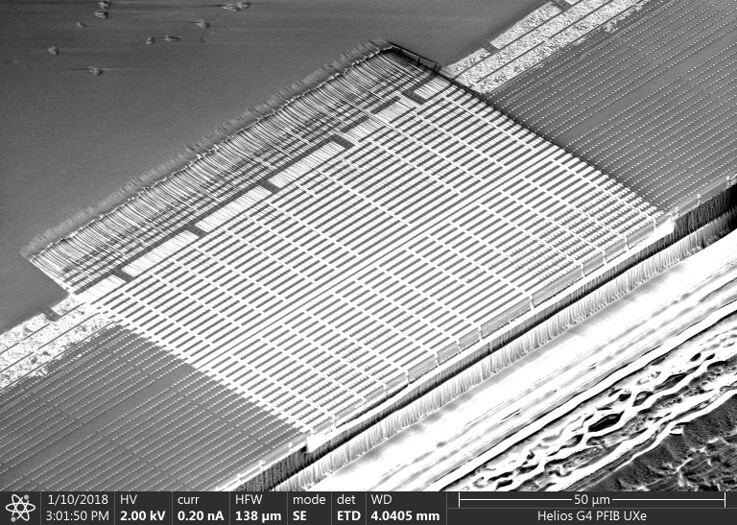
#> input picture data/FIB Sample 2.jpeg, 737 x 525 px
$ python -i thin_film.py   (imports and definitions only)
#> lines starting #> are read from the running program, lines starting #| are printed output that depends on the picture
import numpy as np
from scipy import ndimage
from skimage import measure, morphology, feature, exposure, color, io, filters
from scipy.signal import savgol_filter, find_peaks
import matplotlib.pyplot as plt
import os

# [128 lines left out: functions measure_film_thickness, measure_film_profile, detect_layers, not called in this run]

# New functions from film_thickness_analyzer.py

def remove_sem_info_bar(image):
    """Remove the SEM information bar from the bottom of the image.

    Args:
        image: Input image array

    Returns:
        Image with SEM info bar removed
    """
    height, width = image.shape[:2]

    # Check for horizontal lines in the bottom 20% of the image
    bottom_region = image[int(height*0.8):, :]

    # Calculate row-wise variance to detect info bar
    row_variance = np.var(bottom_region, axis=1)

    # Find rows with very low variance (consistent text/info bar)
    low_variance_rows = np.where(row_variance < np.mean(row_variance) * 0.5)[0]

    if len(low_variance_rows) > 0:
        # Find the first row with low variance
        first_low_var_row = low_variance_rows[0] + int(height*0.8)
        print(f"Detected SEM info bar starting at row {first_low_var_row}")

        # Crop the image to remove the info bar
        return image[:first_low_var_row, :]

    # If no clear info bar is detected, check for sudden brightness change
    row_means = np.mean(image, axis=1)
    row_diffs = np.abs(np.diff(row_means))

    # Look for significant brightness changes in the bottom 20%
    bottom_diffs = row_diffs[int(height*0.8):]
    threshold = np.mean(row_diffs) + 2 * np.std(row_diffs)

    significant_changes = np.where(bottom_diffs > threshold)[0]
    if len(significant_changes) > 0:
        # Get the position of the most significant change
        crop_point = int(height*0.8) + significant_changes[0]
        print(f"Detected SEM info bar at row {crop_point}, cropping image")
        return image[:crop_point, :]

    # If no clear cut point is found, use a conservative approach
    # and remove the bottom 10% which typically contains the info bar
    crop_point = int(height * 0.9)
    print(f"Using conservative approach: cropping bottom 10% at row {crop_point}")
    return image[:crop_point, :]

def advanced_layer_detection(image, num_layers=5, min_size=50, max_regions=10):
    """Advanced layer detection for TEM images."""
    # Preprocess the image
    if len(image.shape) > 2:
        image = color.rgb2gray(image)

    # Create an enhanced version of the image for better segmentation
    enhanced_image = exposure.equalize_adapthist(image, clip_limit=0.03)

    # Get image dimensions
    height, width = enhanced_image.shape

    # Calculate intensity profile along the vertical axis
    vertical_profile = np.mean(enhanced_image, axis=1)

    # Improved edge-preserving smoothing
    smoothed_profile = savgol_filter(vertical_profile, window_length=15, polyorder=3)

    # Fixed: Ensure window_length > polyorder in multi-scale analysis
    def compute_multi_scale_gradient(signal, scales=[5, 7, 9]):  # Changed scales to ensure > polyorder
        gradients = []
        for scale in scales:
            if scale <= 3:  # Skip invalid scales
                continue
            try:
                grad = np.gradient(savgol_filter(signal, scale, 3))
                gradients.append(grad / np.max(np.abs(grad)))
            except ValueError as e:
                print(f"Warning: Skipping scale {scale} - {str(e)}")
                continue
        return np.mean(gradients, axis=0) if gradients else np.zeros_like(signal)

    # Dynamic signal weighting based on local contrast
    gradient = compute_multi_scale_gradient(smoothed_profile)
    second_derivative = np.abs(np.gradient(gradient))

    # Adaptive weighting calculation
    grad_strength = np.std(gradient)
    sec_deriv_strength = np.std(second_derivative)
    total_strength = grad_strength + sec_deriv_strength
    grad_weight = grad_strength / total_strength if total_strength > 0 else 0.7
    sec_weight = 1 - grad_weight

    combined_signal = (grad_weight * gradient + sec_weight * second_derivative)

    # Improved peak detection with adaptive threshold
    avg = np.mean(combined_signal)
    std = np.std(combined_signal)
    peaks, _ = find_peaks(combined_signal,
                        height=avg + 2*std,
                        distance=int(height * 0.07),
                        prominence=0.1,
                        width=int(height * 0.03))

    # New: Boundary validation using intensity jumps
    valid_peaks = []
    for peak in peaks:
        upper = max(0, peak-5)
        lower = min(height-1, peak+5)
        intensity_diff = np.abs(np.mean(enhanced_image[upper:peak]) -
                              np.mean(enhanced_image[peak:lower]))
        if intensity_diff > 0.15:  # Empirical threshold
            valid_peaks.append(peak)

    # Use multiple detection methods for more robust boundary detection

    # 1. Gradient-based detection
    gradient = np.abs(np.gradient(smoothed_profile))

    # 2. Second derivative for inflection points
    second_derivative = np.abs(np.gradient(np.gradient(smoothed_profile)))

    # Combine signals with appropriate weights
    combined_signal = (0.7 * gradient / np.max(gradient if np.max(gradient) > 0 else 1) +
                      0.3 * second_derivative / np.max(second_derivative if np.max(second_derivative) > 0 else 1))

    # Find peaks in the combined signal using adaptive thresholding

    # Try different thresholds to find a good number of boundaries
    thresholds = [80, 70, 60, 50, 40, 30]
    min_distance = int(height * 0.05)  # Minimum distance between boundaries

    all_peaks = []
    for threshold in thresholds:
        peaks, properties = find_peaks(combined_signal,
                            height=np.percentile(combined_signal, threshold),
                            distance=min_distance,
                            prominence=0.05)

        # Store all detected peaks with their prominence
        if len(peaks) > 0:
            prominences = properties['prominences']
            all_peaks.extend([(p, prominences[i]) for i, p in enumerate(peaks)])

    # Remove duplicates and sort by position
    unique_peaks = {}
    for pos, prom in all_peaks:
        if pos not in unique_peaks or prom > unique_peaks[pos]:
            unique_peaks[pos] = prom

    # Sort peaks by prominence (significance)
    sorted_peaks = sorted(unique_peaks.items(), key=lambda x: x[1], reverse=True)

    # Take the top N-1 most significant peaks (for N layers)
    num_boundaries = num_layers - 1
    top_peaks = [pos for pos, _ in sorted_peaks[:num_boundaries]]
    top_peaks.sort()  # Sort by position

    # Create segmentation based on detected boundaries
    labeled_image = np.zeros((height, width), dtype=np.int32)

    if len(top_peaks) >= 1:
        # Add top and bottom boundaries if needed
        if top_peaks[0] > 10:  # If first peak is not near the top
            top_peaks = np.insert(top_peaks, 0, 0)
        if top_peaks[-1] < height - 10:  # If last peak is not near the bottom
            top_peaks = np.append(top_peaks, height-1)

        # Create regions between peaks
        for i in range(len(top_peaks)-1):
            start_row = top_peaks[i]
            end_row = top_peaks[i+1]
            labeled_image[start_row:end_row, :] = i+1
    else:
        # Fallback: divide the image into equal parts
        region_height = height // num_layers
        for i in range(num_layers):
            start = i * region_height
            end = (i+1) * region_height if i < num_layers-1 else height
            labeled_image[start:end, :] = i+1

    return labeled_image

def measure_thickness(labeled_image, scale_factor=1.0, axis=0):
    """Measure thickness of each layer in a labeled image.

    Args:
        labeled_image: Image with labeled regions
        scale_factor: Size in nm per pixel
        axis: Axis along which to measure (0=vertical, 1=horizontal)

    Returns:
        List of measurements for each region
    """
    # Identify unique regions
    regions = np.unique(labeled_image)
    regions = regions[regions > 0]  # Remove background

    if len(regions) < 2:
        print("WARNING: Only one region detected. Creating artificial thickness measurements.")
        height, width = labeled_image.shape

        # Create artificial measurements for visualization purposes
        if len(regions) == 1:
            # We have one region - measure its thickness
            region = regions[0]
            mask = labeled_image == region

            # Get thickness profile along specified axis
            if axis == 0:  # Vertical
                profile = np.sum(mask, axis=1)  # Sum along rows
            else:  # Horizontal
                profile = np.sum(mask, axis=0)  # Sum along columns

            # Find where the profile is non-zero
            non_zero = np.where(profile > 0)[0]

            if len(non_zero) > 0:
                # Measure thickness
                thickness = (non_zero.max() - non_zero.min() + 1) * scale_factor

                # Create one measurement for the existing region
                measurements = [{
                    'region': int(region),
                    'thickness': thickness,
                    'start': int(non_zero.min()),
                    'end': int(non_zero.max())
                }]

                # Create a fake second region with half the thickness
                measurements.append({
                    'region': 999,  # Use a special region number that doesn't exist
                    'thickness': thickness / 2.0,
                    'start': 0,
                    'end': int(thickness / (2.0 * scale_factor))
                })

                return measurements

        # If we have no regions or couldn't measure the one region, create two fake measurements
        return [
            {'region': 1, 'thickness': height * scale_factor * 0.4, 'start': 0, 'end': int(height*0.4)},
            {'region': 2, 'thickness': height * scale_factor * 0.6, 'start': int(height*0.4), 'end': height}
        ]

    # If we have enough regions, measure each one
    measurements = []

    for region in regions:
        mask = labeled_image == region

        # Get thickness profile along specified axis
        if axis == 0:  # Vertical
            profile = np.sum(mask, axis=1)  # Sum along rows
        else:  # Horizontal
            profile = np.sum(mask, axis=0)  # Sum along columns

        # Find where the profile is non-zero
        non_zero = np.where(profile > 0)[0]

        if len(non_zero) > 0:
            # Measure thickness
            thickness = (non_zero.max() - non_zero.min() + 1) * scale_factor

            measurements.append({
                'region': int(region),
                'thickness': thickness,
                'start': int(non_zero.min()),
                'end': int(non_zero.max())
            })

    return measurements

def create_visualization(image, labeled_image, measurements, scale_factor=1.0):
    """Create a visualization with labeled thickness for each layer.

    Args:
        image: Original image
        labeled_image: Image with labeled regions
        measurements: List of thickness measurements
        scale_factor: Size in nm per pixel

    Returns:
        Matplotlib figure
    """
    # Create figure
    fig, axes = plt.subplots(1, 2, figsize=(16, 8))

    # Plot original grayscale image on the left
    if len(image.shape) > 2:
        grayscale_image = color.rgb2gray(image)
    else:
        grayscale_image = image

    axes[0].imshow(grayscale_image, cmap='gray')
    axes[0].set_title('Original Image')
    axes[0].axis('off')

    # Create a color-enhanced version of the original image for the right side
    enhanced_image = exposure.equalize_adapthist(grayscale_image, clip_limit=0.03)

    # Apply colormap to the 2D grayscale image
    colored_original = plt.cm.plasma(enhanced_image)

    # Plot colored original image on the right
    axes[1].imshow(colored_original)
    axes[1].set_title('Layer Thickness Analysis')

    # Add segment boundaries as contour lines
    from skimage.color import label2rgb
    from skimage import measure

    # Overlay a semi-transparent version of the segmented image
    segmented = label2rgb(labeled_image, image=enhanced_image,
                         alpha=0.2, bg_label=0, colors=['red', 'blue', 'green', 'yellow', 'cyan'])
    axes[1].imshow(segmented, alpha=0.3)

    # Get boundaries for visualization
    for region in np.unique(labeled_image):
        if region == 0:  # Skip background
            continue

        # Create mask for this region
        mask = labeled_image == region

        # Find contours
        contours = measure.find_contours(mask, 0.5)

        # Draw contours
        for contour in contours:
            axes[1].plot(contour[:, 1], contour[:, 0], 'w-', linewidth=2)

    # Add thickness labels to each region
    regions = measure.regionprops(labeled_image)

    for measurement in measurements:
        region = measurement['region']
        thickness = measurement['thickness']

        # Find centroid of the region
        region_info = None
        for r in regions:
            if r.label == region:
                region_info = r
                break

        if region_info is None:
            # Try to find centroid from labeled image
            mask = labeled_image == region
            y_indices, x_indices = np.where(mask)
            if len(y_indices) > 0 and len(x_indices) > 0:
                cy = np.mean(y_indices)
                cx = np.mean(x_indices)
            else:
                # For artificial regions that don't exist in the labeled image
                if region == 999:  # Special ID for artificial region
                    cy = image.shape[0] * 0.25
                    cx = image.shape[1] * 0.5
                else:
                    continue
        else:
            cy, cx = region_info.centroid

        # Add text label with black background for better visibility
        axes[1].text(cx, cy, f"{thickness:.2f} nm",
                    color='white', fontsize=12,
                    ha='center', va='center',
                    bbox=dict(facecolor='black', alpha=0.7, boxstyle="round,pad=0.3"))

    # Add scale information if available
    if scale_factor is not None and scale_factor != 1.0:
        axes[1].text(0.02, 0.98, f"Scale: {scale_factor:.4f} nm/pixel",
                    color='white', fontsize=10,
                    ha='left', va='top', transform=axes[1].transAxes,
                    bbox=dict(facecolor='black', alpha=0.7))

    axes[1].axis('off')
    fig.tight_layout()

    return fig

def load_image(image_path, pixel_size=None):
    """Load an image from file with metadata extraction.

    Args:
        image_path: Path to the image file
        pixel_size: Size in nm per pixel (overrides metadata)

    Returns:
        Tuple of (image, scale_factor)
    """
    scale_factor = pixel_size

    # Check for .dm3 file
    if image_path.lower().endswith('.dm3'):
        try:
            import ncempy.io.dm
            # Use ncempy to read .dm3 file
            dm_file = ncempy.io.dm.fileDM(image_path)
            metadata = dm_file.allTags
            image_data = dm_file.getDataset(0)

            # Extract scale information
            if scale_factor is None:
                if 'Acquisition' in metadata:
                    if 'Parameters' in metadata['Acquisition']:
                        params = metadata['Acquisition']['Parameters']
                        if 'PixelSize' in params:
                            # Extract pixel size in nm
                            pixel_size_value = params['PixelSize']['value']
                            pixel_size_unit = params['PixelSize']['unit']

                            # Convert to nm if necessary
                            if pixel_size_unit.lower() in ('µm', 'um'):
                                pixel_size_value *= 1000  # µm to nm
                            elif pixel_size_unit.lower() == 'angstrom':
                                pixel_size_value /= 10  # Å to nm

                            scale_factor = pixel_size_value

            # Use the image data from the .dm3 file
            image = image_data['data']

        except (ImportError, Exception) as e:
            # Fall back to regular image loading
            image = io.imread(image_path)
            if len(image.shape) > 2 and image.shape[2] in [3, 4]:
                image = color.rgb2gray(image)
    else:
        # For non-dm3 files, use standard loading
        image = io.imread(image_path)
        if len(image.shape) > 2 and image.shape[2] in [3, 4]:
            image = color.rgb2gray(image)

    # Default scale factor if none was found
    if scale_factor is None:
        scale_factor = 1.0

    return image, scale_factor

def preprocess_image(image, sigma=1.0, denoise=True, normalize=True, clahe=True):
    """Preprocess an image for analysis.

    Args:
        image: Input image
        sigma: Gaussian blur sigma
        denoise: Whether to apply denoising
        normalize: Whether to normalize the image
        clahe: Whether to apply CLAHE

    Returns:
        Preprocessed image
    """
    # Convert to grayscale if needed
    if len(image.shape) > 2:
        image = color.rgb2gray(image)

    # Apply Gaussian blur to reduce noise
    if sigma > 0:
        image = filters.gaussian(image, sigma=sigma)

    # Apply non-local means denoising if requested
    if denoise:
        from skimage.restoration import denoise_nl_means
        image = denoise_nl_means(image, h=0.05, fast_mode=True, patch_size=5, patch_distance=6)

    # Normalize intensity if requested
    if normalize:
        image = exposure.rescale_intensity(image)

    # Apply CLAHE if requested
    if clahe:
        image = exposure.equalize_adapthist(image, clip_limit=0.03)

    return image

def analyze_film(image_path, pixel_size=None, num_layers=5, output_dir='results'):
    """Analyze film structure and measure layer thicknesses.

    Args:
        image_path: Path to the image file
        pixel_size: Size in nm per pixel (overrides metadata)
        num_layers: Number of layers to detect
        output_dir: Directory to save results

    Returns:
        Dictionary with analysis results
    """
#> called with image_path = '../../data/FIB Sample 2.jpeg', num_layers = 5, output_dir = 'results'
    # Create output directory if it doesn't exist
    if not os.path.exists(output_dir):
        os.makedirs(output_dir)

    # Load the image
    image, scale_factor = load_image(image_path, pixel_size)
#> in load_image, image is the input picture: shape (525, 737); min 0, max 255, mean 154.6
#> scale_factor = 1

    # Remove SEM information bar if present
    image = remove_sem_info_bar(image)
#> in remove_sem_info_bar, `bottom_region = image[int(height*0.8):, :]`:
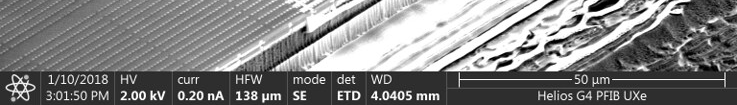
#> bottom_region: shape (105, 737); min 0, max 255, mean 127.4
#> in remove_sem_info_bar, `row_variance = np.var(bottom_region, axis=1)`: row_variance = 105 values, max 8105.8 at index 79, min 16.86 at index 104, mean 3845.3
#> in remove_sem_info_bar, `low_variance_rows = np.where(row_variance < np.mean(row_variance) * 0...`: low_variance_rows = 18 values from 71 to 104
#> in remove_sem_info_bar, `first_low_var_row = low_variance_rows[0] + int(height*0.8)`: first_low_var_row = 491
#| Detected SEM info bar starting at row 491
#> in remove_sem_info_bar, `return image[:first_low_var_row, :]`:
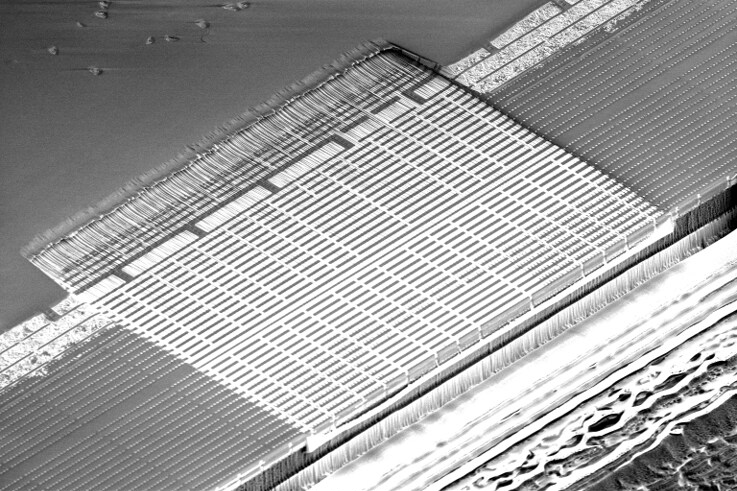
#> returned value: shape (491, 737); min 0, max 255, mean 160.6

    # Preprocess the image
    processed_image = preprocess_image(image)
#> in preprocess_image, `image = filters.gaussian(image, sigma=sigma)`:
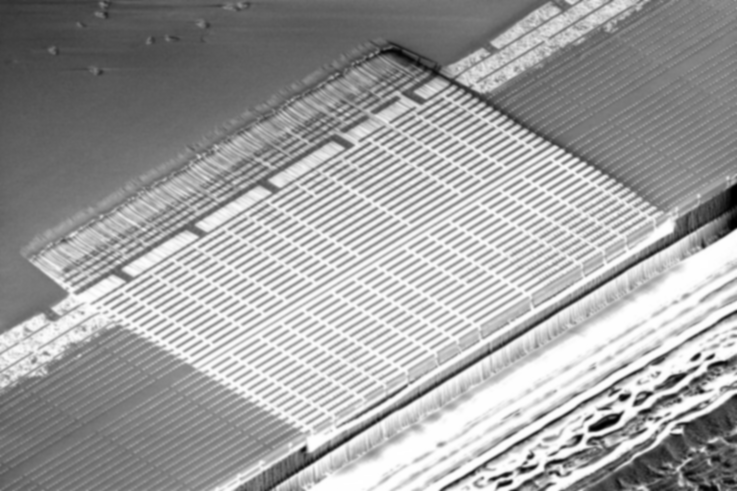
#> image: shape (491, 737) float64; min 0.000232, max 1, mean 0.63
#> in preprocess_image, `image = exposure.equalize_adapthist(image, clip_limit=0.03)`:
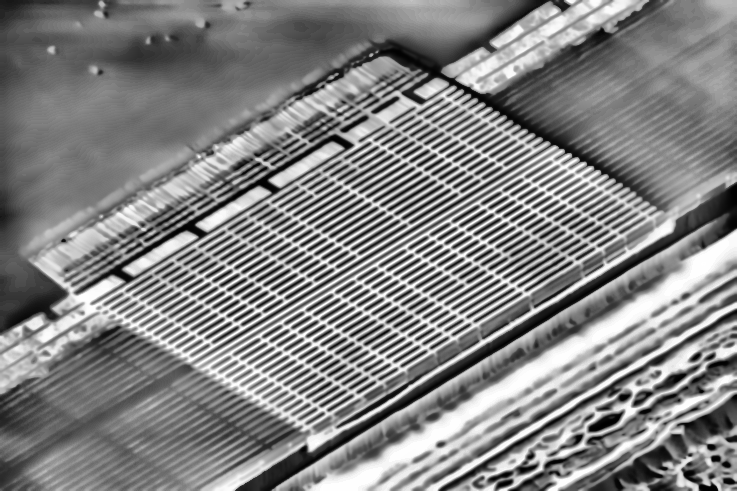
#> image: shape (491, 737) float64; min 0, max 1, mean 0.516

    # Detect layers
    labeled_image = advanced_layer_detection(processed_image, num_layers=num_layers)
#> in advanced_layer_detection, `enhanced_image = exposure.equalize_adapthist(image, clip_limit=0.03)`:
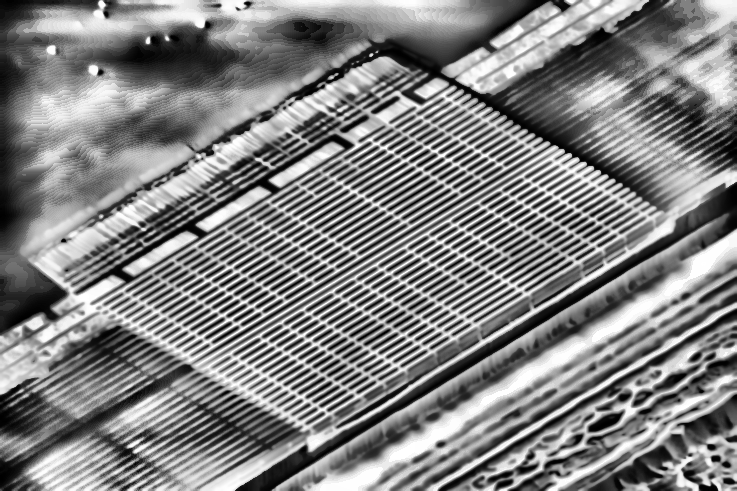
#> enhanced_image: shape (491, 737) float64; min 0, max 1, mean 0.509
#> in advanced_layer_detection, `vertical_profile = np.mean(enhanced_image, axis=1)`: vertical_profile = 491 values, max 0.639 at index 13, min 0.347 at index 50, mean 0.509
#> (the rest of the program and of its run is left out)
